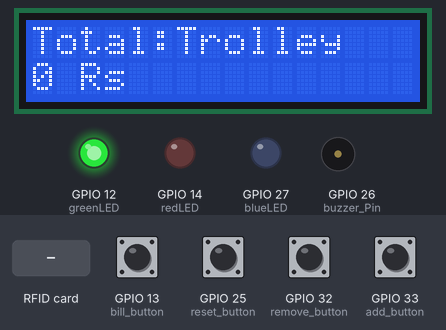
Bench run of a sketch on a simulated ESP32. On the bench: 16×2 character LCD, output pins drawn as LEDs (lit = HIGH), buzzer (waves = sounding, pin HIGH). The inputs (shaded band) are chosen by the test bench; at power-on: GPIO 13 (bill_button), GPIO 25 (reset_button), GPIO 32 (remove_button), GPIO 33 (add_button) HIGH. WiFi joins after 1.5 s; servers stay silent unless stated; uploads are accepted with an empty reply.

Above: at 4.8 s.
4.9 s: RFID card D3 A0 91 FB held to the reader
At 5.7 s:
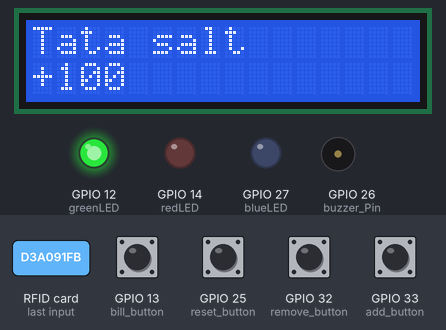
7.9 s: GPIO 13 (bill_button) pulled LOW for 0.15 s
At 10.0 s:
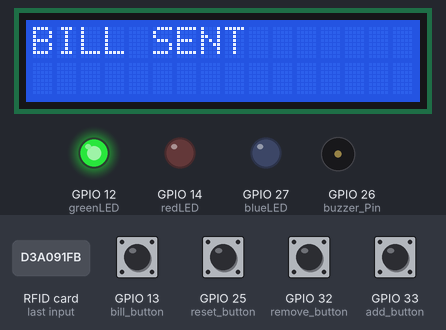
11.0 s: GPIO 32 (remove_button) pulled LOW for 1 s
At 13.1 s:
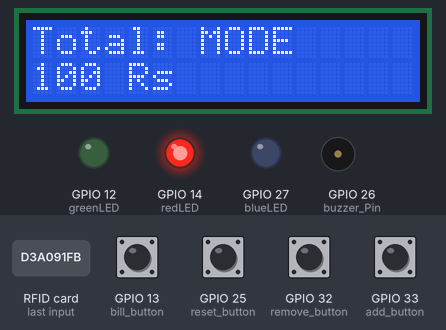
13.5 s: RFID card 29 84 5E B7 held to the reader
At 14.5 s:
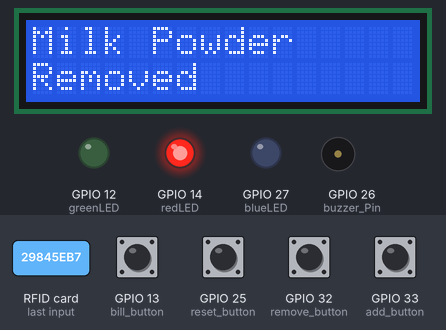
16.5 s: GPIO 25 (reset_button) pulled LOW for 0.15 s
At 17.2 s:
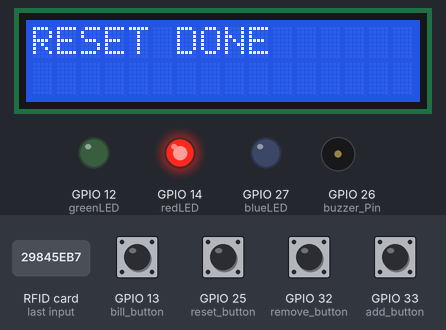
19.6 s: GPIO 13 (bill_button) pulled LOW for 1 s
At 23.5 s:
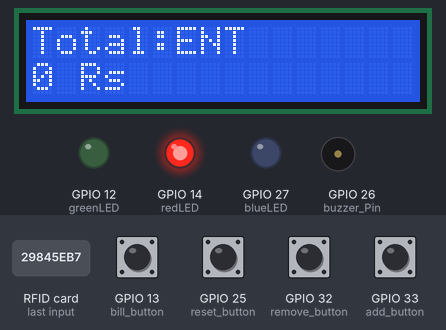
Timing chart, 0 to 24.6 s (numbered marks = the images above; inputs shaded):
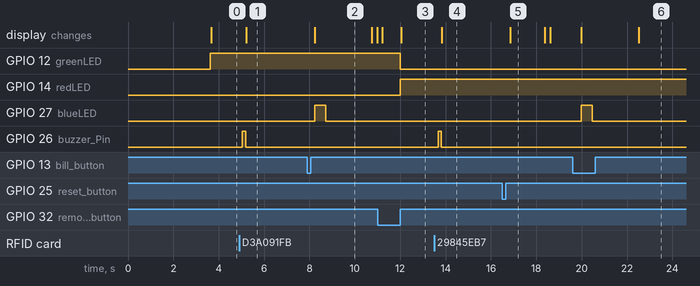

Measured:
- after the input at 4.9 s, GPIO 26 (buzzer_Pin): LOW → HIGH after 0.15 s, → LOW 0.15 s later; the display: changes after 0.31 s (image 1)
- after the input at 7.9 s, GPIO 27 (blueLED): LOW → HIGH after 0.32 s, → LOW 0.50 s later; the display: changes after 0.32 s (image 2)
- after the input at 11.0 s, GPIO 12 (greenLED): HIGH → LOW after 1.0 s; GPIO 14 (redLED): LOW → HIGH after 1.0 s; the display: first changes after 0.20 s (image 3 shows a later state)
- after the input at 13.5 s, GPIO 26 (buzzer_Pin): LOW → HIGH after 0.17 s, → LOW 0.15 s later; the display: changes after 0.34 s (image 4)
- after the input at 16.5 s, the display: changes after 0.35 s (image 5)
- after the input at 19.6 s, GPIO 27 (blueLED): LOW → HIGH after 0.37 s, → LOW 0.50 s later; the display: first changes after 0.37 s (image 6 shows a later state)
- what the display in image 2 shows lasts 2.6 s, from 8.2 s to 10.8 s

The sketch:

smart_trolley.ino
```cpp
#include <SPI.h>
#include <MFRC522.h>
#include <Wire.h>
#include <LiquidCrystal_I2C.h>
#include <WiFi.h>
#include <HTTPClient.h>
#include <WiFiClientSecure.h>

LiquidCrystal_I2C lcd(0x27, 16, 2);

#define WIFI_SSID "vivo12"
#define WIFI_PASSWORD "123456789"

String sheet_url = "https://script.google.com/macros/s/AKfycbwW35TbC9obL8GtAoUn20nGt7ItYo2hZchhZe6PNnWR4YgrmQGtxgMmJBhfCZGSu-47/exec";

// Buttons
const int remove_button = 32;
const int add_button = 33;
const int reset_button = 25;
const int bill_button = 13;

// LEDs + BUZZER
const int greenLED = 12;
const int redLED = 14;
const int blueLED = 27;
const int buzzer_Pin = 26;

// RFID
#define SS_PIN 5
#define RST_PIN 4
MFRC522 mfrc522(SS_PIN, RST_PIN);

// ITEMS
struct item {
  String name;
  String uid;
  int price;
};

item items[] = {
  {"Tata salt","D3 A0 91 FB",100},
  {"Milk Powder","29 84 5E B7",50},
  {"Bournvita","49 17 AE B7",20},
  {"Ball Pen","53 80 59 F4",10},
  {"Pakoda","29 0B 96 B7",1000},
  {"Chutney","19 E9 E0 B7",10}
};

int totalItems = 6;
int bill_amount = 0;
bool addMode = true;

// 🔥 DISPLAY CONTROL
bool showItem = false;
unsigned long displayTime = 0;

// BUZZER
void beep() {
  digitalWrite(buzzer_Pin, HIGH);
  delay(150);
  digitalWrite(buzzer_Pin, LOW);
}

// URL encode
String urlencode(String str) {
  String encoded = "";
  for (int i = 0; i < str.length(); i++) {
    if (str[i] == ' ') encoded += "%20";
    else encoded += str[i];
  }
  return encoded;
}

// WiFi
void connectWiFi() {
  WiFi.begin(WIFI_SSID, WIFI_PASSWORD);
  while (WiFi.status() != WL_CONNECTED) delay(500);
}

// SEND
void sendToSheet(String name, int price, String mode) {
  WiFiClientSecure client;
  client.setInsecure();
  HTTPClient http;

  String url = sheet_url +
               "?name=" + urlencode(name) +
               "&price=" + String(price) +
               "&mode=" + mode;

  http.begin(client, url);
  http.GET();
  http.end();
}

// RESET
void resetSheet() {
  WiFiClientSecure client;
  client.setInsecure();
  HTTPClient http;

  http.begin(client, sheet_url + "?reset=true");
  http.GET();
  http.end();
}

// BILL
void sendBill() {
  WiFiClientSecure client;
  client.setInsecure();
  HTTPClient http;

  http.begin(client, sheet_url + "?bill=true");
  http.GET();
  http.end();
}

void setup() {

  Serial.begin(115200);

  pinMode(remove_button, INPUT_PULLUP);
  pinMode(add_button, INPUT_PULLUP);
  pinMode(reset_button, INPUT_PULLUP);
  pinMode(bill_button, INPUT_PULLUP);

  pinMode(greenLED, OUTPUT);
  pinMode(redLED, OUTPUT);
  pinMode(blueLED, OUTPUT);
  pinMode(buzzer_Pin, OUTPUT);

  SPI.begin();
  mfrc522.PCD_Init();

  Wire.begin(21, 22);
  lcd.init();
  lcd.backlight();

  lcd.print("Smart Trolley");
  delay(2000);

  connectWiFi();
}

void loop() {

  if (digitalRead(add_button) == LOW) {
    addMode = true;
    lcd.clear();
    lcd.print("ADD MODE");
    delay(800);
  }

  if (digitalRead(remove_button) == LOW) {
    addMode = false;
    lcd.clear();
    lcd.print("REMOVE MODE");
    delay(800);
  }

  if (digitalRead(reset_button) == LOW) {
    bill_amount = 0;
    resetSheet();
    lcd.clear();
    lcd.print("RESET DONE");
    delay(1500);
  }

  if (digitalRead(bill_button) == LOW) {
    sendBill();
    lcd.clear();
    lcd.print("BILL SENT");
    digitalWrite(blueLED, HIGH);
    delay(500);
    digitalWrite(blueLED, LOW);
    delay(2000);
  }

  digitalWrite(greenLED, addMode);
  digitalWrite(redLED, !addMode);

  // RFID SCAN
  if (mfrc522.PICC_IsNewCardPresent() && mfrc522.PICC_ReadCardSerial()) {

    String uid = "";

    for (byte i = 0; i < mfrc522.uid.size; i++) {
      uid.concat(String(mfrc522.uid.uidByte[i] < 0x10 ? " 0" : " "));
      uid.concat(String(mfrc522.uid.uidByte[i], HEX));
    }

    uid.toUpperCase();

    for (int i = 0; i < totalItems; i++) {

      if (uid.substring(1) == items[i].uid) {

        beep();

        lcd.clear();

        if (addMode) {
          bill_amount += items[i].price;

          lcd.print(items[i].name);
          lcd.setCursor(0, 1);
          lcd.print("+");
          lcd.print(items[i].price);

        } else {

          bill_amount -= items[i].price;
          if (bill_amount < 0) bill_amount = 0;

          lcd.print(items[i].name);
          lcd.setCursor(0, 1);
          lcd.print("Removed");
        }

        sendToSheet(items[i].name, items[i].price, addMode ? "add" : "remove");

        showItem = true;
        displayTime = millis();

        delay(1500);
        break;
      }
    }

    mfrc522.PICC_HaltA();
  }

  // ✅ SMART DISPLAY
  if (showItem) {

    if (millis() - displayTime > 3000) {
      showItem = false;
      lcd.clear();
    }

  } else {

    lcd.setCursor(0, 0);
    lcd.print("Total:");
    lcd.setCursor(0, 1);
    lcd.print(bill_amount);
    lcd.print(" Rs");

  }

  delay(200);
}
```
